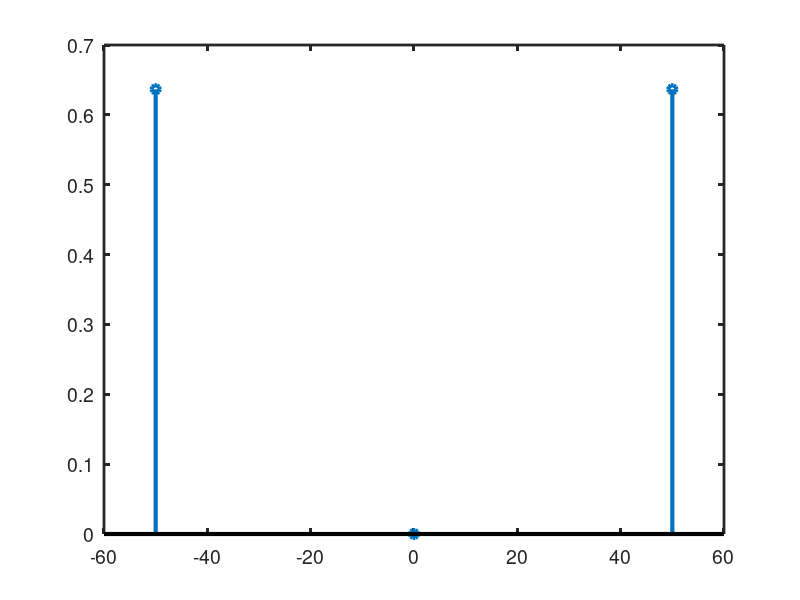
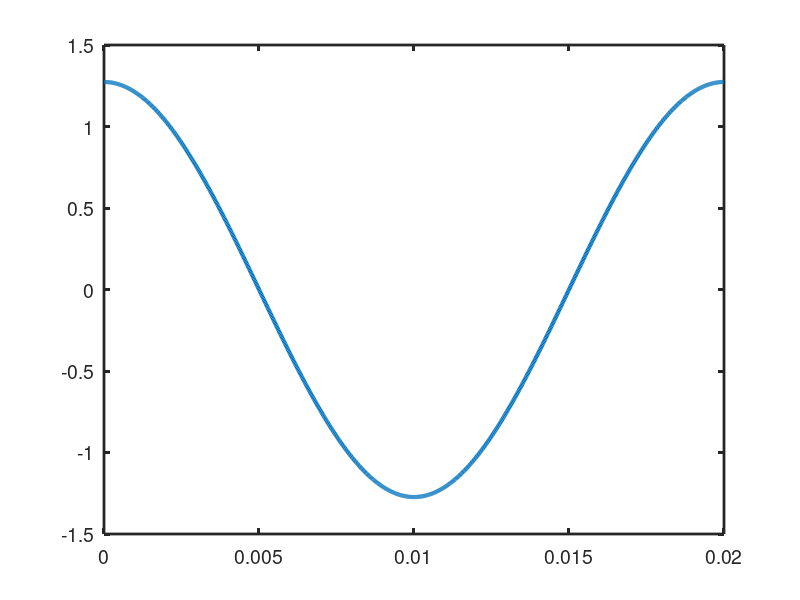
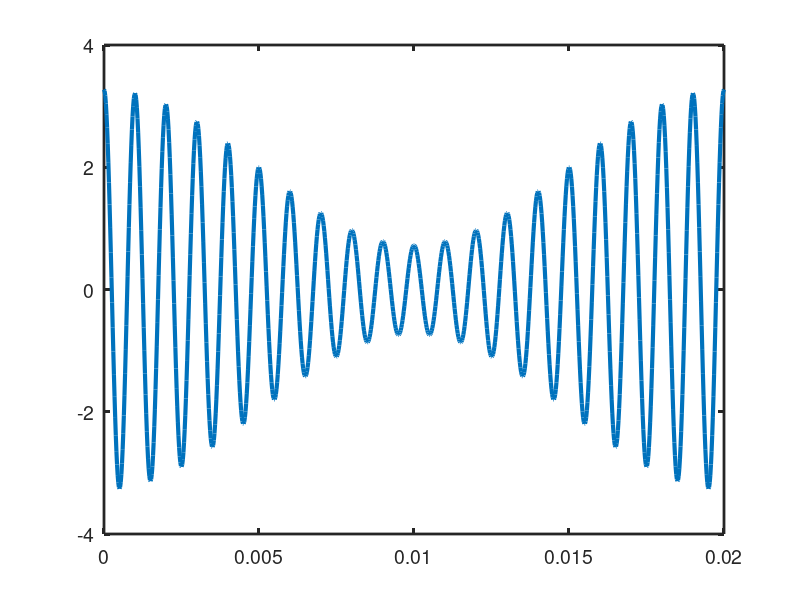

The MATLAB script that drew these images, in order:
%%%%%%%%%%%%%%%%%%%%%%%%%%%%%%%%%%%%%%%%%%%%%%%%%%%%%%%%%%%%%%%%%%%%%% 0 - Análise de um MODEM digital%% %%  1 - banda do sinal modulado em AM%%%%%%%%%%%%%%%%%%%%%%%%%%%%%%%%%%%%%%%%%%%%%%%%%%%%%%%%%%%%%%%%%%%%%% 1 - Preparação do código %% %% Boas práticas: limpeza de variáveis; variáveis globais%% Constantes; carregar bibliotecas;...%%%%% Limpezaclc;close all;clear all;%%%%%%%%%%%%%%%%%%%%%%%%%%%%%%%%%%%%%%%%%%%%%%%%%%%%%%%%%%%%%%%%%%%%%% 2 - Análise da banda em frequência%% N    =  1;        % harmônicos%%% Expressão do Dn obtida na teoria e codifiqueiDn = @(A,tau,To,n) (A*tau/To)*(sinc(n*2*tau/(2*To))).*(1-exp(-j*n*tau*2*pi/To))%%% criar o nn     = [-N:1:N];%%% ConstantesA     = 1;      % amplitude da mensagemtau   = 10e-3;  % largura do pulso - simétricoTo    = 20e-3;  % períodowo    = 2*pi/To;% frequência angularfo    = 1/To;   % frequência em Hz%%% Cálculo de DnF_mt  = Dn(A,tau,To,n);%%% Visualizaçãofigure(1)stem(n*fo,abs(F_mt))set(findall(gcf,'Type','line'),'LineWidth',3);set(gca,'FontSize',14,'LineWidth',2);%%% PotênciaPot_mt = sum(abs(F_mt).^2);%%%%%%%%%%%%%%%%%%%%%%%%%%%%%%%%%%%%%%%%%%%%%%%%%%%%%%%%%%%%%%%%%%%%%% 3 - sintetizar a mensagem%% aux   = 0;Np    = 1000;tempo = linspace(0,To,Np);for m = 1:2*N+1    aux = aux + F_mt(m)*exp(j*wo*tempo);  endmt  = aux;%%% Visualizaçãofigure(2)plot(tempo,mt)set(findall(gcf,'Type','line'),'LineWidth',3);set(gca,'FontSize',14,'LineWidth',2);%%%%%%%%%%%%%%%%%%%%%%%%%%%%%%%%%%%%%%%%%%%%%%%%%%%%%%%%%%%%%%%%%%%%%% 4 - sinal modulado - transmitido%% Ec        = 2;fc        = 1000;wc        = 2*pi*fc;portadora = cos(wc*tempo);   AM        = (Ec + mt).*portadora;%%% Visualizaçãofigure(3)plot(tempo,AM)set(findall(gcf,'Type','line'),'LineWidth',3);set(gca,'FontSize',14,'LineWidth',2);